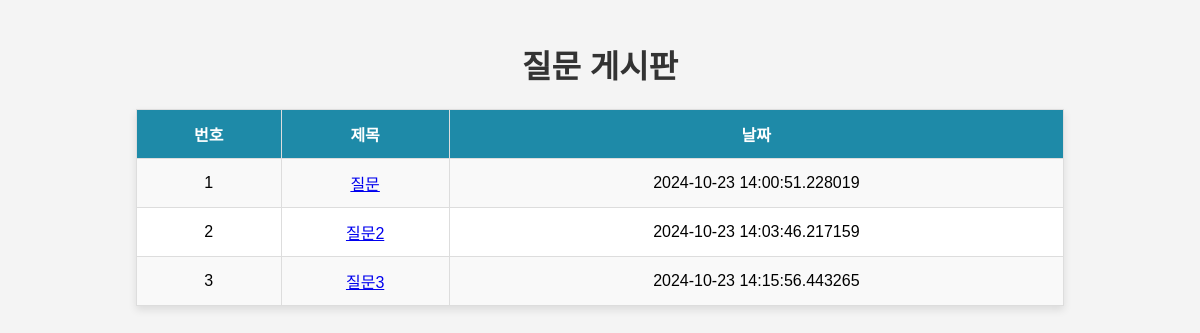
The page /qlist on the database as committed earlier.
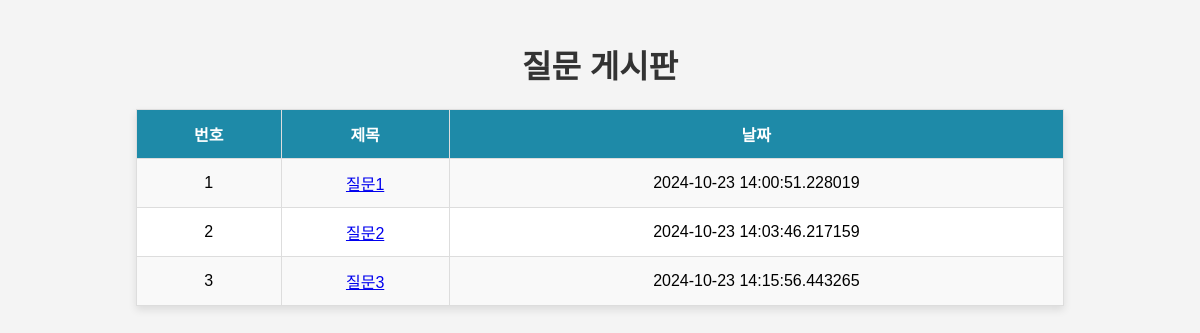
The same page on the database as committed later.
### DBWEB/models/models.py (models this page shows)
class Question(DB.Model):
    id = DB.Column(DB.Integer, primary_key=True)
    subject = DB.Column(DB.String(200), nullable=False)
    content = DB.Column(DB.Text(), nullable=False)
    create_date = DB.Column(DB.DateTime(), nullable=False)

### DBWEB/views/main_view.py (the view)
@mainBP.route("/qlist")
def printList():
    q_list=Question.query.all()
    return render_template('question_list.html', question_list=q_list)

### DBWEB/templates/question_list.html (shortened to what this page needs)
<!DOCTYPE html>
<html lang="en">
<head>
</head>
<body>
    <h1>질문 게시판</h1>
    <table>
        <tr>
            <th>번호</th>
            <th>제목</th>
            <th>날짜</th>
        </tr>
        {% if question_list %}
            {% for question in question_list %}
            <tr>
                <td> {{question.id}}</td>
                <td><a href="/qdetail/{{question.id}}/">{{question.subject}}</a></td>
                <td> {{question.create_date}}</td>
            </tr>
            {% endfor %}
        {% else %}
        <tr>
            <td class="msg" colspan="4">등록된 질문이 없습니다.</td>
        </tr>
        {% endif %}
    </table>
    <br><br>
</body>
</html>

### DBWEB/templates/question_list.html (style rules this page uses)
body { font-family: Arial, sans-serif; background-color: #f4f4f4; margin: 0; padding: 20px; }
h1 { text-align: center; color: #333; }
table { width: 80%; margin: 20px auto; border-collapse: collapse; background-color: #fff; box-shadow: 0 4px 8px rgba(0, 0, 0, 0.1); }
th, td { padding: 12px; border: 1px solid #ddd; text-align: center; }
th { background-color: #1e8aa8; color: white; }
tr:nth-child(even) { background-color: #f9f9f9; }

Rows that differ between the two databases and show on the page:
changed Question id 1: subject "질문" → "질문1"
